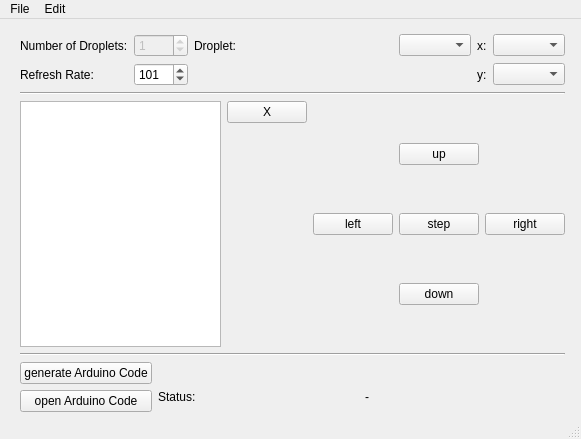
<?xml version="1.0" encoding="UTF-8"?>
<ui version="4.0">
 <class>MainWindow</class>
 <widget class="QMainWindow" name="MainWindow">
  <property name="geometry">
   <rect>
    <x>0</x>
    <y>0</y>
    <width>581</width>
    <height>439</height>
   </rect>
  </property>
  <property name="windowTitle">
   <string>MainWindow</string>
  </property>
  <widget class="QWidget" name="centralwidget">
   <widget class="QWidget" name="layoutWidget">
    <property name="geometry">
     <rect>
      <x>20</x>
      <y>15</y>
      <width>545</width>
      <height>378</height>
     </rect>
    </property>
    <layout class="QGridLayout" name="gridLayout_5">
     <item row="0" column="0">
      <layout class="QGridLayout" name="gridLayout">
       <item row="0" column="0">
        <widget class="QLabel" name="nrOfDroplets_label">
         <property name="text">
          <string>Number of Droplets:</string>
         </property>
        </widget>
       </item>
       <item row="0" column="1">
        <widget class="QSpinBox" name="nrOfDroplets">
         <property name="enabled">
          <bool>false</bool>
         </property>
         <property name="value">
          <number>1</number>
         </property>
        </widget>
       </item>
       <item row="0" column="2">
        <widget class="QLabel" name="droplet_label">
         <property name="text">
          <string>Droplet:</string>
         </property>
        </widget>
       </item>
       <item row="0" column="3">
        <widget class="QComboBox" name="droplet_dropdown"/>
       </item>
       <item row="0" column="4">
        <widget class="QLabel" name="droplet_x_label">
         <property name="text">
          <string>x:</string>
         </property>
        </widget>
       </item>
       <item row="0" column="5">
        <widget class="QComboBox" name="droplet_x_position">
         <property name="currentText">
          <string/>
         </property>
        </widget>
       </item>
       <item row="1" column="0">
        <widget class="QLabel" name="refreshRate_label">
         <property name="text">
          <string>Refresh Rate:</string>
         </property>
        </widget>
       </item>
       <item row="1" column="1">
        <widget class="QSpinBox" name="refreshRate">
         <property name="maximum">
          <number>1000</number>
         </property>
         <property name="value">
          <number>101</number>
         </property>
        </widget>
       </item>
       <item row="1" column="2">
        <spacer name="horizontalSpacer">
         <property name="orientation">
          <enum>Qt::Horizontal</enum>
         </property>
         <property name="sizeHint" stdset="0">
          <size>
           <width>40</width>
           <height>20</height>
          </size>
         </property>
        </spacer>
       </item>
       <item row="1" column="4">
        <widget class="QLabel" name="droplet_y_label">
         <property name="text">
          <string>y:</string>
         </property>
        </widget>
       </item>
       <item row="1" column="5">
        <widget class="QComboBox" name="droplet_y_position"/>
       </item>
      </layout>
     </item>
     <item row="1" column="0">
      <widget class="Line" name="line">
       <property name="orientation">
        <enum>Qt::Horizontal</enum>
       </property>
      </widget>
     </item>
     <item row="2" column="0">
      <layout class="QHBoxLayout" name="horizontalLayout_2">
       <item>
        <layout class="QHBoxLayout" name="horizontalLayout">
         <item>
          <widget class="QListWidget" name="protocol_steps"/>
         </item>
         <item>
          <layout class="QVBoxLayout" name="verticalLayout">
           <item>
            <widget class="QPushButton" name="btn_del_selected_item">
             <property name="text">
              <string>X</string>
             </property>
            </widget>
           </item>
           <item>
            <spacer name="verticalSpacer">
             <property name="orientation">
              <enum>Qt::Vertical</enum>
             </property>
             <property name="sizeHint" stdset="0">
              <size>
               <width>20</width>
               <height>40</height>
              </size>
             </property>
            </spacer>
           </item>
          </layout>
         </item>
        </layout>
       </item>
       <item>
        <layout class="QGridLayout" name="gridLayout_2">
         <item row="0" column="1">
          <widget class="QPushButton" name="btn_up">
           <property name="text">
            <string>up</string>
           </property>
          </widget>
         </item>
         <item row="1" column="0">
          <widget class="QPushButton" name="btn_left">
           <property name="text">
            <string>left</string>
           </property>
          </widget>
         </item>
         <item row="1" column="1">
          <widget class="QPushButton" name="btn_step">
           <property name="text">
            <string>step</string>
           </property>
          </widget>
         </item>
         <item row="1" column="2">
          <widget class="QPushButton" name="btn_right">
           <property name="text">
            <string>right</string>
           </property>
          </widget>
         </item>
         <item row="2" column="1">
          <widget class="QPushButton" name="btn_down">
           <property name="text">
            <string>down</string>
           </property>
          </widget>
         </item>
        </layout>
       </item>
      </layout>
     </item>
     <item row="3" column="0">
      <widget class="Line" name="line_2">
       <property name="orientation">
        <enum>Qt::Horizontal</enum>
       </property>
      </widget>
     </item>
     <item row="4" column="0">
      <layout class="QGridLayout" name="gridLayout_4">
       <item row="0" column="0">
        <widget class="QPushButton" name="btn_generate_arduino_code">
         <property name="text">
          <string>generate Arduino Code</string>
         </property>
        </widget>
       </item>
       <item row="1" column="0">
        <widget class="QPushButton" name="btn_open_arduino_code">
         <property name="text">
          <string>open Arduino Code</string>
         </property>
        </widget>
       </item>
       <item row="0" column="1" rowspan="2">
        <layout class="QGridLayout" name="gridLayout_3">
         <item row="0" column="0">
          <spacer name="horizontalSpacer_2">
           <property name="orientation">
            <enum>Qt::Horizontal</enum>
           </property>
           <property name="sizeHint" stdset="0">
            <size>
             <width>40</width>
             <height>20</height>
            </size>
           </property>
          </spacer>
         </item>
         <item row="1" column="0">
          <widget class="QLabel" name="status_label">
           <property name="text">
            <string>Status: </string>
           </property>
          </widget>
         </item>
         <item row="1" column="1">
          <widget class="QLabel" name="status_value_label">
           <property name="text">
            <string>-</string>
           </property>
          </widget>
         </item>
         <item row="0" column="1">
          <spacer name="horizontalSpacer_3">
           <property name="orientation">
            <enum>Qt::Horizontal</enum>
           </property>
           <property name="sizeHint" stdset="0">
            <size>
             <width>40</width>
             <height>20</height>
            </size>
           </property>
          </spacer>
         </item>
        </layout>
       </item>
      </layout>
     </item>
    </layout>
   </widget>
  </widget>
  <widget class="QMenuBar" name="menubar">
   <property name="geometry">
    <rect>
     <x>0</x>
     <y>0</y>
     <width>581</width>
     <height>22</height>
    </rect>
   </property>
   <widget class="QMenu" name="menuFile">
    <property name="title">
     <string>File</string>
    </property>
    <addaction name="actionOpen"/>
    <addaction name="actionClose"/>
   </widget>
   <widget class="QMenu" name="menuEdit">
    <property name="title">
     <string>Edit</string>
    </property>
    <addaction name="actionClear"/>
   </widget>
   <addaction name="menuFile"/>
   <addaction name="menuEdit"/>
  </widget>
  <widget class="QStatusBar" name="statusbar"/>
  <action name="actionOpen">
   <property name="text">
    <string>Open</string>
   </property>
  </action>
  <action name="actionClose">
   <property name="text">
    <string>Exit</string>
   </property>
  </action>
  <action name="actionClear">
   <property name="text">
    <string>Clear</string>
   </property>
  </action>
 </widget>
 <resources/>
 <connections/>
</ui>
